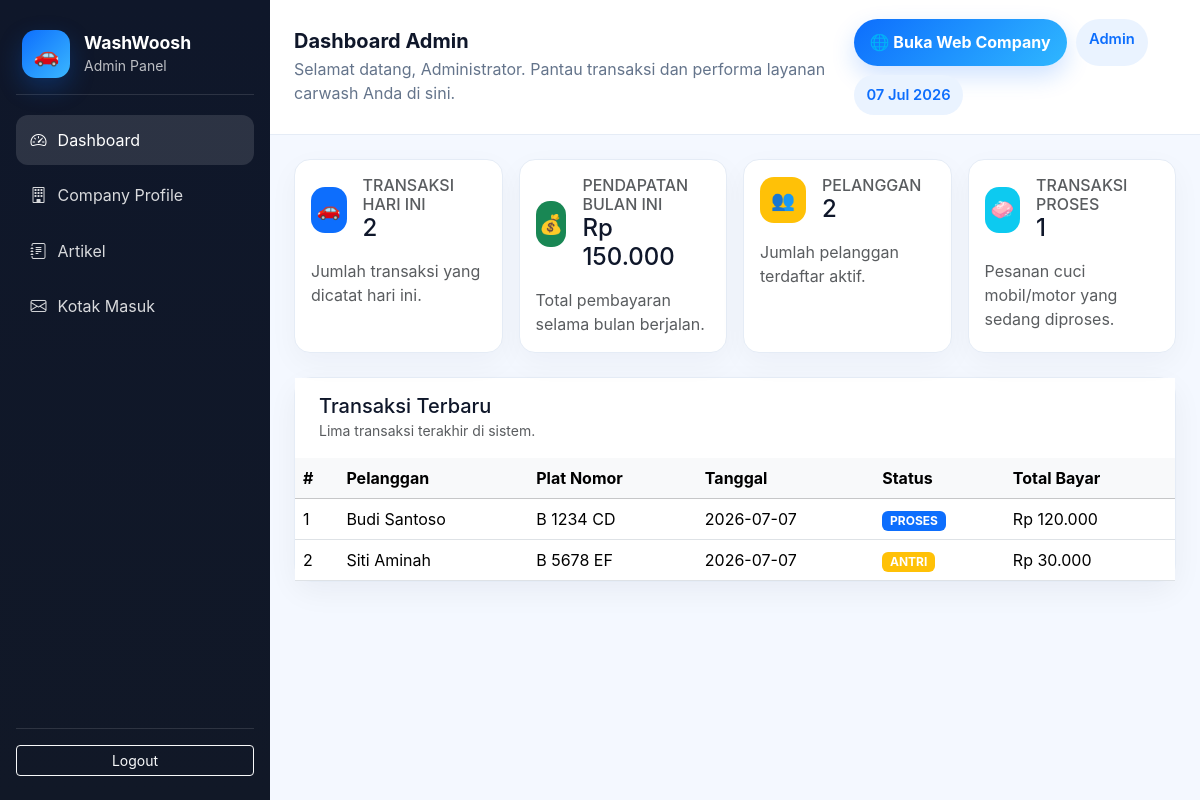
Screenshot of /admin/dashboard.php (signed in) with the database file from the repository.
### tables this page shows
CREATE TABLE tb_transaksi (
  id_transaksi INT UNSIGNED AUTO_INCREMENT PRIMARY KEY,
  id_pelanggan INT UNSIGNED NOT NULL,
  id_kendaraan INT UNSIGNED NOT NULL,
  id_karyawan INT UNSIGNED NOT NULL,
  tanggal_transaksi DATE NOT NULL,
  status ENUM('antri','proses','selesai','batal') NOT NULL DEFAULT 'antri',
  total_bayar DECIMAL(12,2) NOT NULL DEFAULT 0,
  created_at TIMESTAMP NOT NULL DEFAULT CURRENT_TIMESTAMP,
  deleted_at TIMESTAMP NULL DEFAULT NULL,
  CONSTRAINT fk_transaksi_pelanggan FOREIGN KEY (id_pelanggan) REFERENCES tb_pelanggan(id_pelanggan) ON DELETE RESTRICT ON UPDATE CASCADE,
  CONSTRAINT fk_transaksi_kendaraan FOREIGN KEY (id_kendaraan) REFERENCES tb_kendaraan(id_kendaraan) ON DELETE RESTRICT ON UPDATE CASCADE,
  CONSTRAINT fk_transaksi_karyawan FOREIGN KEY (id_karyawan) REFERENCES tb_karyawan(id_karyawan) ON DELETE RESTRICT ON UPDATE CASCADE
);

CREATE TABLE tb_pelanggan (
  id_pelanggan INT UNSIGNED AUTO_INCREMENT PRIMARY KEY,
  nama VARCHAR(100) NOT NULL,
  no_hp VARCHAR(25) NOT NULL,
  email VARCHAR(100),
  alamat TEXT,
  created_at TIMESTAMP NOT NULL DEFAULT CURRENT_TIMESTAMP,
  deleted_at TIMESTAMP NULL DEFAULT NULL
);

CREATE TABLE tb_kendaraan (
  id_kendaraan INT UNSIGNED AUTO_INCREMENT PRIMARY KEY,
  id_pelanggan INT UNSIGNED NOT NULL,
  jenis_kendaraan ENUM('mobil','motor') NOT NULL,
  plat_nomor VARCHAR(25) NOT NULL,
  merk VARCHAR(50) NOT NULL,
  warna VARCHAR(30) NOT NULL,
  created_at TIMESTAMP NOT NULL DEFAULT CURRENT_TIMESTAMP,
  deleted_at TIMESTAMP NULL DEFAULT NULL,
  CONSTRAINT fk_kendaraan_pelanggan FOREIGN KEY (id_pelanggan) REFERENCES tb_pelanggan(id_pelanggan) ON DELETE CASCADE ON UPDATE CASCADE
);

### admin/dashboard.php (the view, shortened to what this page needs)
<?php
require_once '../config/koneksi.php';
$stmt = $pdo->prepare('SELECT COUNT(*) AS total_today FROM tb_transaksi WHERE tanggal_transaksi = CURDATE() AND deleted_at IS NULL');
$stmt->execute();
$today = $stmt->fetchColumn();
$today = $today ?: 0;
$stmt = $pdo->prepare('SELECT COALESCE(SUM(total_bayar), 0) AS revenue_month FROM tb_transaksi WHERE MONTH(tanggal_transaksi) = MONTH(CURDATE()) AND YEAR(tanggal_transaksi) = YEAR(CURDATE()) AND deleted_at IS NULL');
$stmt->execute();
$revenue_month = $stmt->fetchColumn();
$stmt = $pdo->prepare('SELECT COUNT(*) FROM tb_pelanggan WHERE deleted_at IS NULL');
$stmt->execute();
$total_pelanggan = $stmt->fetchColumn();
$stmt = $pdo->prepare('SELECT COUNT(*) FROM tb_transaksi WHERE status = :status AND deleted_at IS NULL');
$stmt->execute(['status' => 'proses']);
$total_proses = $stmt->fetchColumn();
$stmt = $pdo->query('SELECT t.id_transaksi, p.nama AS pelanggan, k.plat_nomor, t.tanggal_transaksi, t.status, t.total_bayar
    FROM tb_transaksi t
    INNER JOIN tb_pelanggan p ON t.id_pelanggan = p.id_pelanggan
    INNER JOIN tb_kendaraan k ON t.id_kendaraan = k.id_kendaraan
    WHERE t.deleted_at IS NULL
    ORDER BY t.created_at DESC
    LIMIT 5');
$latest_transactions = $stmt->fetchAll();
?>
<!doctype html>
<html lang="id">
<head>
    <link href="https://cdn.jsdelivr.net/npm/bootstrap@5.3.2/dist/css/bootstrap.min.css" rel="stylesheet">
</head>
<body>
<div class="page-wrapper">
    <aside class="sidebar">
        <div class="brand">
            <div class="brand-icon">🚗</div>
            <div>
                <h4>WashWoosh</h4>
                <small>Admin Panel</small>
            </div>
        </div>
        <nav class="nav-links">
            <a class="active" href="dashboard.php"><i class="bi bi-speedometer2"></i> Dashboard</a>
            <a href="company_profile.php"><i class="bi bi-building"></i> Company Profile</a>
            <a href="galeri.php"><i class="bi bi-journal-text"></i> Artikel</a>
            <a href="kotak_masuk.php"><i class="bi bi-envelope"></i> Kotak Masuk</a>
        </nav>
        <div class="sidebar-footer">
            <a class="btn btn-outline-light btn-sm w-100" href="../logout.php">Logout</a>
        </div>
    </aside>
    <div class="main-panel">
        <header class="topbar">
            <div>
                <h2>Dashboard Admin</h2>
                <p>Selamat datang, <?= htmlspecialchars($_SESSION['nama_lengkap']) ?>. Pantau transaksi dan performa layanan carwash Anda di sini.</p>
            </div>
            <div class="topbar-actions">
                <a href="../Frontend/index.php" class="btn-company" target="_blank">🌐 Buka Web Company</a>
                <span class="pill">Admin</span>
                <span class="pill"><?= date('d M Y') ?></span>
            </div>
        </header>
        <main class="content">
            <div class="row g-3 mb-4">
                <div class="col-md-6 col-xl-3">
                    <div class="stat-card p-3 h-100">
                        <div class="d-flex align-items-center mb-3">
                            <div class="hero-icon bg-primary text-white me-3">🚗</div>
                            <div>
                                <h6 class="mb-0 text-uppercase text-muted">Transaksi Hari Ini</h6>
                                <span class="h4 mb-0"><?= number_format($today) ?></span>
                            </div>
                        </div>
                        <p class="mb-0 text-muted">Jumlah transaksi yang dicatat hari ini.</p>
                    </div>
                </div>
                <div class="col-md-6 col-xl-3">
                    <div class="stat-card p-3 h-100">
                        <div class="d-flex align-items-center mb-3">
                            <div class="hero-icon bg-success text-white me-3">💰</div>
                            <div>
                                <h6 class="mb-0 text-uppercase text-muted">Pendapatan Bulan Ini</h6>
                                <span class="h4 mb-0">Rp <?= number_format($revenue_month, 0, ',', '.') ?></span>
                            </div>
                        </div>
                        <p class="mb-0 text-muted">Total pembayaran selama bulan berjalan.</p>
                    </div>
                </div>
                <div class="col-md-6 col-xl-3">
                    <div class="stat-card p-3 h-100">
                        <div class="d-flex align-items-center mb-3">
                            <div class="hero-icon bg-warning text-white me-3">👥</div>
                            <div>
                                <h6 class="mb-0 text-uppercase text-muted">Pelanggan</h6>
                                <span class="h4 mb-0"><?= number_format($total_pelanggan) ?></span>
                            </div>
                        </div>
                        <p class="mb-0 text-muted">Jumlah pelanggan terdaftar aktif.</p>
                    </div>
                </div>
                <div class="col-md-6 col-xl-3">
                    <div class="stat-card p-3 h-100">
                        <div class="d-flex align-items-center mb-3">
                            <div class="hero-icon bg-info text-white me-3">🧼</div>
                            <div>
                                <h6 class="mb-0 text-uppercase text-muted">Transaksi Proses</h6>
                                <span class="h4 mb-0"><?= number_format($total_proses) ?></span>
                            </div>
                        </div>
                        <p class="mb-0 text-muted">Pesanan cuci mobil/motor yang sedang diproses.</p>
                    </div>
                </div>
            </div>
            <div class="content-card">
                <div class="card-header bg-white border-0 px-4 py-3 d-flex justify-content-between align-items-center">
                    <div>
                        <h5 class="mb-0">Transaksi Terbaru</h5>
                        <small class="text-muted">Lima transaksi terakhir di sistem.</small>
                    </div>
                </div>
                <div class="card-body p-0">
                    <div class="table-responsive">
                        <table class="table table-hover align-middle mb-0">
                            <thead class="table-light">
                                <tr>
                                    <th>#</th>
                                    <th>Pelanggan</th>
                                    <th>Plat Nomor</th>
                                    <th>Tanggal</th>
                                    <th>Status</th>
                                    <th>Total Bayar</th>
                                </tr>
                            </thead>
                            <tbody>
                            <?php if ($latest_transactions): ?>
                                <?php foreach ($latest_transactions as $index => $trx): ?>
                                    <tr>
                                        <td><?= $index + 1 ?></td>
                                        <td><?= htmlspecialchars($trx['pelanggan']) ?></td>
                                        <td><?= htmlspecialchars($trx['plat_nomor']) ?></td>
                                        <td><?= htmlspecialchars($trx['tanggal_transaksi']) ?></td>
                                        <td>
                                            <?php
                                                $badge = 'secondary';
                                                if ($trx['status'] === 'antri') $badge = 'warning';
                                                if ($trx['status'] === 'proses') $badge = 'primary';
                                            ?>
                                            <span class="badge bg-<?= $badge ?> text-uppercase"><?= htmlspecialchars($trx['status']) ?></span>
                                        </td>
                                        <td>Rp <?= number_format($trx['total_bayar'], 0, ',', '.') ?></td>
                                    </tr>
                                <?php endforeach; ?>
                            <?php else: ?>
                                <tr>
                                    <td colspan="6" class="text-center py-4">Belum ada transaksi terbaru.</td>
                                </tr>
                            <?php endif; ?>
                            </tbody>
                        </table>
                    </div>
                </div>
            </div>
        </main>
    </div>
</div>
<link rel="stylesheet" href="https://cdn.jsdelivr.net/npm/bootstrap-icons@1.11.3/font/bootstrap-icons.css">
</body>
</html>

### admin/dashboard.php (style rules this page uses)
:root { --primary: #0d6efd; --primary-dark: #0b5ed7; --bg: #f4f8ff; --surface: #ffffff; --text: #0f172a; --muted: #64748b; --border: #e5ecf6; }
body { min-height: 100vh; background: linear-gradient(135deg, #f4f8ff 0%, #eef6ff 100%); color: var(--text); font-family: Inter, "Segoe UI", Roboto, Arial, sans-serif; }
.page-wrapper { min-height: 100vh; display: flex; background: var(--bg); }
.sidebar { width: 270px; background: linear-gradient(180deg, #0f172a 0%, #111827 100%); color: #fff; padding: 1.5rem 1rem; display: flex; flex-direction: column; gap: 1.25rem; }
.brand { display: flex; align-items: center; gap: 0.85rem; padding: 0.4rem 0.4rem 1rem; border-bottom: 1px solid rgba(255,255,255,0.12); }
.brand-icon { width: 48px; height: 48px; border-radius: 14px; display: inline-flex; align-items: center; justify-content: center; background: linear-gradient(135deg, var(--primary) 0%, #3ab7ff 100%); font-size: 1.3rem; box-shadow: 0 10px 24px rgba(13, 110, 253, 0.25); }
.brand h4 { margin: 0; font-size: 1.1rem; font-weight: 700; }
.brand small { color: rgba(255,255,255,0.72); }
.nav-links { display: flex; flex-direction: column; gap: 0.35rem; }
.nav-links a { color: rgba(255,255,255,0.84); text-decoration: none; padding: 0.8rem 0.9rem; border-radius: 12px; display: flex; align-items: center; gap: 0.7rem; transition: all 0.2s ease; }
.nav-links a:hover, .nav-links a.active { background: rgba(255,255,255,0.12); color: #fff; }
.sidebar-footer { margin-top: auto; padding-top: 1rem; border-top: 1px solid rgba(255,255,255,0.12); }
.main-panel { flex: 1; display: flex; flex-direction: column; }
.topbar { background: var(--surface); border-bottom: 1px solid var(--border); padding: 1.2rem 1.5rem; display: flex; justify-content: space-between; align-items: center; gap: 1rem; }
.topbar h2 { margin: 0; font-size: 1.25rem; font-weight: 700; }
.topbar p { margin: 0.2rem 0 0; color: var(--muted); }
.topbar-actions { display: flex; gap: 0.6rem; flex-wrap: wrap; }
.pill { padding: 0.55rem 0.8rem; border-radius: 999px; background: #eaf3ff; color: var(--primary); font-weight: 600; font-size: 0.92rem; }
.btn-company { display: inline-flex; align-items: center; gap: 0.45rem; padding: 0.7rem 1rem; border-radius: 999px; background: linear-gradient(135deg, var(--primary) 0%, #2fb7ff 100%); color: #fff; text-decoration: none; font-weight: 700; box-shadow: 0 10px 24px rgba(13, 110, 253, 0.2); }
.content { padding: 1.5rem; }
.content-card { background: var(--surface); border: 1px solid var(--border); border-radius: 18px; box-shadow: 0 10px 30px rgba(15, 23, 42, 0.05); }
.stat-card { border: 1px solid var(--border); border-radius: 16px; background: var(--surface); box-shadow: 0 10px 30px rgba(15, 23, 42, 0.04); }
.hero-icon { width: 46px; height: 46px; border-radius: 14px; display: inline-flex; align-items: center; justify-content: center; font-size: 1.2rem; }

### rows the page displays
tb_transaksi: id_pelanggan.nama "Budi Santoso", id_kendaraan.plat_nomor "B 1234 CD", tanggal_transaksi "2026-07-07", status "PROSES", total_bayar "120.000"
tb_transaksi: id_pelanggan.nama "Siti Aminah", id_kendaraan.plat_nomor "B 5678 EF", tanggal_transaksi "2026-07-07", status "ANTRI", total_bayar "30.000"

### other values shown
$_SESSION['nama_lengkap'] "Administrator"
$today "2"
$revenue_month "150.000"
$total_pelanggan "2"
$total_proses "1"
